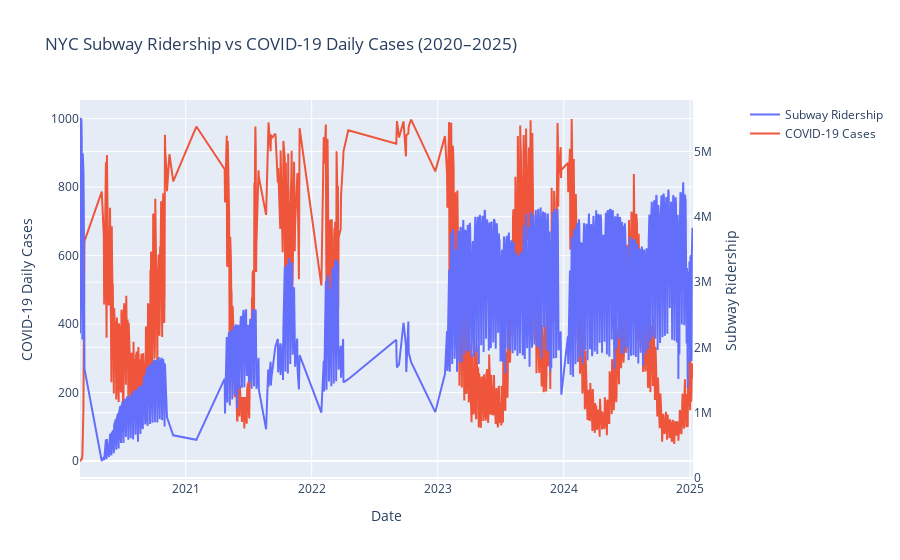

Source (notebook cell):
### Markdown cell above
## A Better Daily Visualization Using Two Y-Axes

To fix the scale issue, I plot the two series on separate Y-axes while sharing the same X-axis (date).
This allows each series to keep its own natural unit scale while still letting us see how they move together over time.

Takeaway #1 (Daily Pattern):

There is a clear inverse relationship.

When COVID cases spike, subway ridership drops sharply.

When COVID cases fall, ridership rises again.

This reflects immediate behavioral responses:
New Yorkers avoided the subway during major waves and returned as perceived risk decreased.

### Code cell
from plotly.subplots import make_subplots
import plotly.graph_objects as go

fig = make_subplots(specs=[[{"secondary_y": True}]])

fig.add_trace(
    go.Scatter(
        x=merged["DATE"],
        y=merged["subways_total"],
        name="Subway Ridership"
    ),
    secondary_y=True,
)

fig.add_trace(
    go.Scatter(
        x=merged["DATE"],
        y=merged["CASE_COUNT"],
        name="COVID-19 Cases"
    ),
    secondary_y=False,
)

fig.update_layout(
    title_text="NYC Subway Ridership vs COVID-19 Daily Cases (2020–2025)"
)

fig.update_xaxes(title_text="Date")
fig.update_yaxes(title_text="COVID-19 Daily Cases", secondary_y=False)
fig.update_yaxes(title_text="Subway Ridership", secondary_y=True)

fig.show()

### Figure 1 — Plotly figure (JSON) as saved in the notebook; plotly's stock layout.template omitted (floating-point values rounded to 4 significant figures; data arrays with more than 128 entries replaced by an {"elided": "..."} marker saying what was removed)
{"data": [{"name": "Subway Ridership", "type": "scatter", "x": {"elided": "1044 str values"}, "xaxis": "x", "y": {"elided": "1044 float values"}, "yaxis": "y2"}, {"name": "COVID-19 Cases", "type": "scatter", "x": {"elided": "1044 str values"}, "xaxis": "x", "y": {"elided": "1044 float values"}, "yaxis": "y"}], "layout": {"title": {"text": "NYC Subway Ridership vs COVID-19 Daily Cases (2020–2025)"}, "xaxis": {"anchor": "y", "domain": [0, 0.94], "title": {"text": "Date"}}, "yaxis": {"anchor": "x", "domain": [0, 1], "title": {"text": "COVID-19 Daily Cases"}}, "yaxis2": {"anchor": "x", "overlaying": "y", "side": "right", "title": {"text": "Subway Ridership"}}}}
